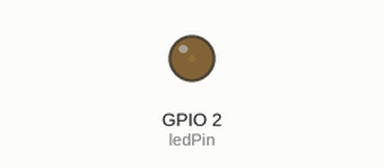
The sketch below on a simulated ESP32. On the bench: output pins drawn as LEDs (lit = HIGH).

Above: at 0.05 s.
At 2.3 s:
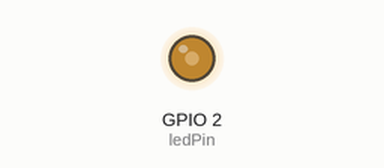
At 4.6 s:
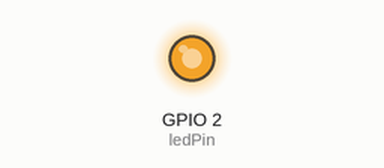
At 9.2 s:
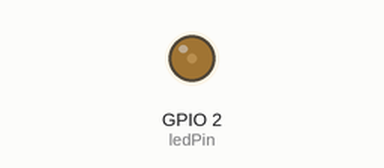
Timing chart, 0 to 13.3 s (numbered marks = the images above):
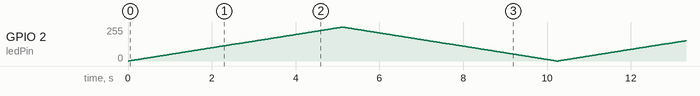

The sketch:

lab03.ino.ino
```cpp
const int ledPin = 2;
const int freq = 5000;
const int channel = 0;
const int resolution = 8;

void setup() {
  ledcSetup(channel, freq, resolution);
  ledcAttachPin(ledPin, channel);
}

void loop() {
  for (int i = 0; i <= 255; i++) {
    ledcWrite(channel, i);
    delay(20);
  }
  for (int i = 255; i >= 0; i--) {
    ledcWrite(channel, i);
    delay(20);
  }
}
```
